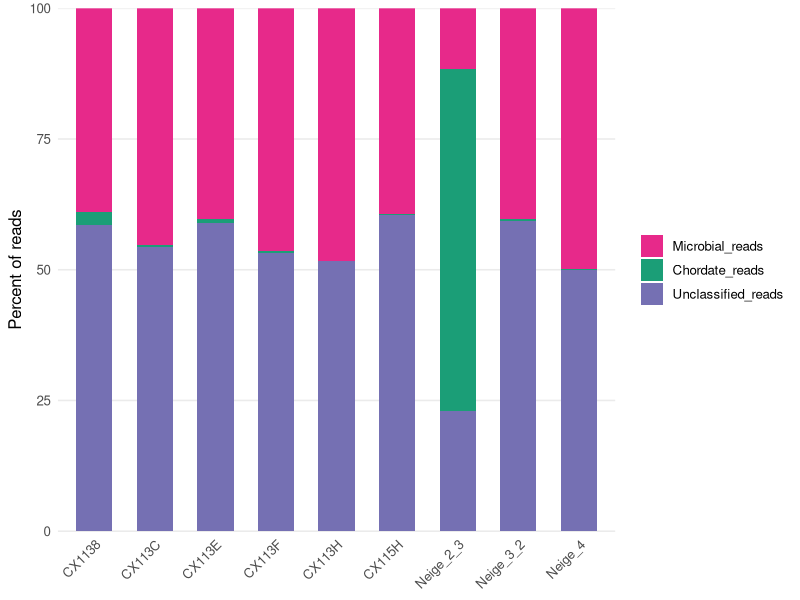
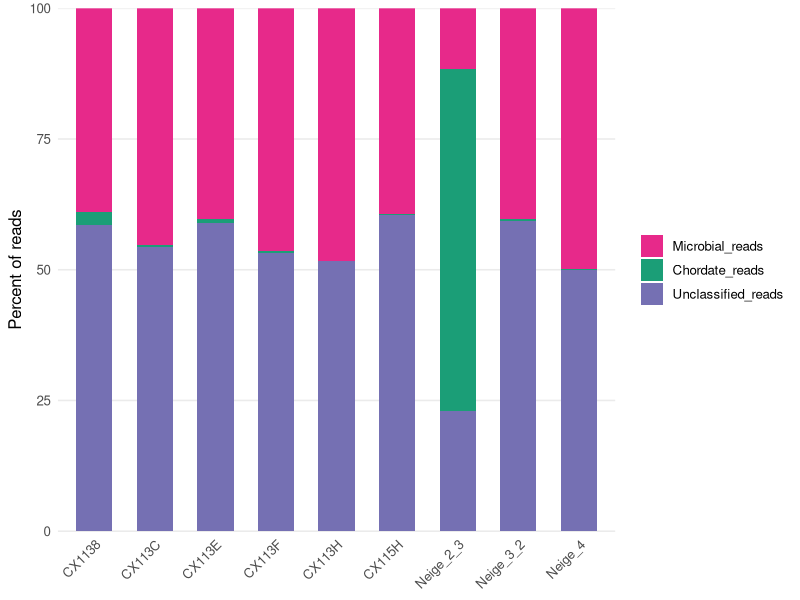

Reproduce these figures in R, in order.
# === Load libraries ===
library(tidyverse)
setwd("~/github_repos/snowtracks/metagenomics")

# === Read CSV ===
df <- read.csv("deep_stats.csv", stringsAsFactors = FALSE)

# Remove % signs, convert to numeric, filter categories, NORMALISE to 100
df_long <- df %>%
  pivot_longer(-Name, names_to = "Category", values_to = "Percent") %>%
  mutate(Percent = as.numeric(sub("%", "", Percent))) %>%
  filter(Category %in% c("Chordate_reads","Unclassified_reads","Microbial_reads")) %>%
  group_by(Name) %>%
  mutate(Percent = Percent / sum(Percent) * 100) %>%
  ungroup()

# Set category order (BOTTOM → TOP of bars)
df_long$Category <- factor(
  df_long$Category,
  levels = c("Microbial_reads","Chordate_reads","Unclassified_reads")
)

# Color palette (subset)
cols <- c(
  "Chordate_reads" = "#1b9e77",
  "Unclassified_reads" = "#7570b3",
  "Microbial_reads" = "#e7298a"
)

# === Stacked vertical barplot ===
final_plot <- ggplot(df_long, aes(x = Name, y = Percent, fill = Category)) +
  geom_col(width = 0.6, color = NA) +
  scale_fill_manual(values = cols) +
  scale_y_continuous(expand = c(0, 0)) +
  labs(y = "Percent of reads", x = NULL) +
  theme_minimal(base_size = 12) +
  theme(
    panel.grid.major.x = element_blank(),
    panel.grid.minor = element_blank(),
    axis.text.x = element_text(angle = 45, hjust = 1),
    legend.title = element_blank()
  )

# === Print figure ===
final_plot

# === Save figure ===
ggsave(
  filename = "stacked_barplots.png",
  plot = final_plot,
  width = 12,
  height = 5,
  units = "in",
  dpi = 300,
  bg = "white"
)
